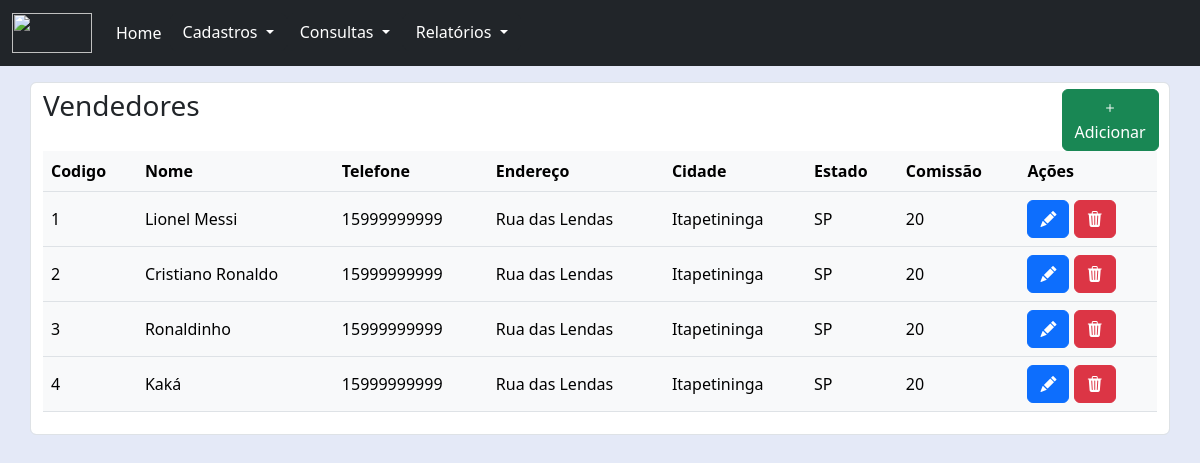
Page /pages/vendedor/listagem.php on the committed database.
### tables this page shows
CREATE TABLE vendedor(
    cod INT PRIMARY KEY NOT NULL AUTO_INCREMENT,
    nome VARCHAR(100) NOT NULL,
    endereco VARCHAR(100) NOT NULL,
    cidade varchar(100) not NULL,
    estado CHAR(2) NOT NULL,
    telefone VARCHAR(11) NOT NULL,
    parc_comissao NUMERIC NOT NULL
);

### pages/vendedor/listagem.php (the view, shortened to what this page needs)
<?php
    include('../../connection/connection.php');
?>
<!DOCTYPE html>
<html lang="en">
<head>
    <link href="../../node_modules/bootstrap/css/bootstrap.min.css" rel="stylesheet">
    <link href="../../node_modules/bootstrap-icons/font/bootstrap-icons.min.css" rel="stylesheet">
    <link href="../../css/style.css" rel="stylesheet">
</head>
<body>
    <?php
        include("../../components/navbar.php");
    ?>
    <div class="container">
        <div class="row pt-3">
            <div class="form-control">
                <div class="row d-flex justify-content-between align-items-start">
                    <div class="col-md-6">
                        <h3>
                            Vendedores
                        </h3>
                    </div>
                    <div class="col-md-3 btn-add">
                        <a class="btn btn-success" type="button" href="./cadastro.php">
                            <i class="bi bi-plus"></i>
                            Adicionar
                        </a>
                    </div>
                </div>
                <form action="" method="post">
                    <table class="table table-responsive table-hover text-bg-light align-middle">
                        <thead>
                            <tr>
                                <th>Codigo</th>
                                <th>Nome</th>
                                <th>Telefone</th>
                                <th>Endereço</th>
                                <th>Cidade</th>
                                <th>Estado</th>
                                <th>Comissão</th>
                                <th colspan='2'>Ações</th>
                            </tr>
                        </thead>
                        <?php
                            $sql = "SELECT * FROM vendedor ORDER BY cod";
                            $resu = mysqli_query($conn,$sql) or die(mysqli_connect_error());
                            while ($reg = mysqli_fetch_array($resu)){
                        ?>
                        <tbody>
                            <tr>
                                <td><?= $reg["cod"] ?></td>
                                <td><?= $reg["nome"] ?></td>
                                <td><?= $reg["telefone"] ?></td>
                                <td><?= $reg["endereco"] ?></td>
                                <td><?= $reg["cidade"] ?></td>
                                <td><?= $reg["estado"] ?></td>
                                <td><?= $reg["parc_comissao"] ?></td>
                                <td>
                                    <a class="btn btn-primary" href="./editar.php?cod=<?= $reg['cod']?>">
                                        <i class="bi bi-pencil-fill text-white"></i>
                                    </a>
                                    <a class="btn btn-danger" href="./excluir.php?cod=<?= $reg['cod']?>">
                                        <i class="bi bi-trash3-fill"></i>
                                    </a>
                                </td>
                            </tr>
                        </tbody>
                        <?php
                            };
                        ?>
                    </table>
                </form>
            </div>
        </div>
    </div>
</body>
</html>

### css/style.css (style rules this page uses)
.btn-add { width: 10.5%; align-items: center; }
.text-white { color: #FFF; }
body { background: #E4E9F7; }

### rows in the picture
vendedor: cod "1", nome "Lionel Messi", telefone "15999999999", endereco "Rua das Lendas", cidade "Itapetininga", estado "SP", parc_comissao "20"
vendedor: cod "2", nome "Cristiano Ronaldo", telefone "15999999999", endereco "Rua das Lendas", cidade "Itapetininga", estado "SP", parc_comissao "20"
vendedor: cod "3", nome "Ronaldinho", telefone "15999999999", endereco "Rua das Lendas", cidade "Itapetininga", estado "SP", parc_comissao "20"
vendedor: cod "4", nome "Kaká", telefone "15999999999", endereco "Rua das Lendas", cidade "Itapetininga", estado "SP", parc_comissao "20"
